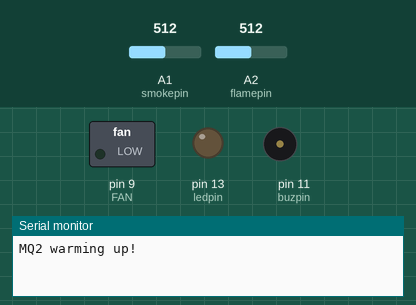
A sketch run on a simulated Arduino Uno, built with avr-gcc and run on an emulated ATmega328P. Parts: switched loads named in the sketch (green lamp = pin HIGH), output pins drawn as LEDs (lit = HIGH), buzzer (waves = sounding, pin HIGH), the last lines printed to the serial monitor. Inputs (shaded band) come from the test bench; at power-on: A1 (smokepin) = 512, A2 (flamepin) = 512. The modem accepts every AT command (registered, SIM ready, sends succeed) and sends nothing else; pins used as bus, display or sensor lines are not drawn.

Above: at 0.1 s.
At 20.1 s:
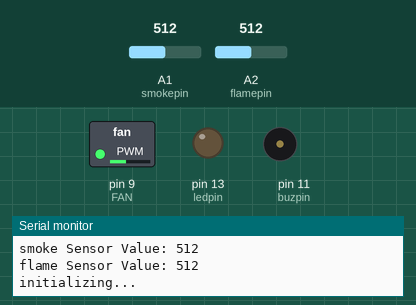
Timing chart, 0 to 21.6 s (numbered marks = the images above):
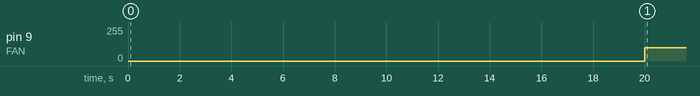

Measured:
- by itself, pin 9 (FAN): 0/255 → 100/255 at 20.0 s

The sketch:

sketch_jul29a.ino
```cpp
#include <SoftwareSerial.h>

SoftwareSerial mySerial(5, 6);
#define FAN 9
#define smokepin A1
const int ledpin=13;
const int buzpin=11;
const int flamepin=A2;
//const int smokepin=A1;
const int threshold=500;// sets threshold value for flame sensor
int flamesensvalue=0; // initialize flamesensor reading
//int sensorValue=0;
float sensorValue;

void setup() {
Serial.begin(9600);
mySerial.begin(9600);

pinMode(ledpin,OUTPUT);
pinMode(flamepin,INPUT);
pinMode(smokepin,INPUT);
pinMode(buzpin,OUTPUT);
pinMode(FAN, OUTPUT);
Serial.println("MQ2 warming up!");
delay(20000); // allow the MQ2 to warm up
}

void loop() {
  Serial.print("smoke Sensor Value: ");
  Serial.println(analogRead(smokepin));
  Serial.print("flame Sensor Value: ");
  Serial.println(analogRead(flamepin));
flamesensvalue=analogRead(flamepin);
noTone(buzpin);
if (flamesensvalue<=threshold) {
digitalWrite(ledpin,HIGH);
digitalWrite(buzpin, HIGH);
//delay(1000); //stops program for 1 second
SendCall();
delay(1000);
}

else{
digitalWrite(ledpin,LOW); //turns led off led and buzzer
noTone(buzpin);
}
//sensorValue = analogRead(smokepin);
noTone(buzpin);
  //Serial.println(sensorValue);
//if (sensorValue > 300)
if((analogRead(smokepin)>250))
{
  //tone(buzpin,100);
  digitalWrite(buzpin, HIGH);
  //analogWrite(buzpin, 100);
  //digitalWrite(ledpin,HIGH);
  analogWrite(FAN, 100);
  SendMessage();
  delay(2000); // wait 2s for next reading
}

else
{
  //analogWrite(buzpin, 0);
 // digitalWrite(ledpin,LOW);
  noTone(buzpin);
  analogWrite(FAN, 0);
}
delay(2000);

}

void SendMessage()
{
  Serial.println("initializing...");  //Message sent to Mobile
  //digitalWrite(flasher1, HIGH);
  //digitalWrite(flasher2, HIGH);

  mySerial.println("AT+CMGF=1");    //Sets the GSM Module in Text Mode
  updateSerial();
  mySerial.println("AT+CMGS=\"+918777218032\""); // Replace x with mobile number
  updateSerial();
  mySerial.println("Smoke is detected");// The SMS text you want to send
  updateSerial();
  mySerial.write(26);

}

void SendCall()
{
  Serial.println("initializing...");  //Message sent to Mobile
  //digitalWrite(flasher1, HIGH);
  //digitalWrite(flasher2, HIGH);
  delay(1000);
  mySerial.println("AT");    //Sets the GSM Module in Text Mode
  updateSerial();
  mySerial.println("ATD+ +918777218032;"); // Replace x with mobile number
  updateSerial();
  delay(20000);
  mySerial.println("ATH");// The SMS text you want to send
  updateSerial();

}

void updateSerial()
{
  delay(500);
  while (Serial.available())
  {
    mySerial.write(Serial.read());//Forward what Serial received to Software Serial Port
  }
  while(mySerial.available())
  {
    Serial.write(mySerial.read());//Forward what Software Serial received to Serial Port
  }
}
```
